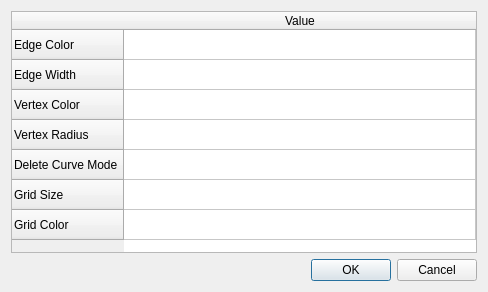
<?xml version="1.0" encoding="UTF-8"?>
<ui version="4.0">
 <class>ArrangementDemoPropertiesDialog</class>
 <widget class="QDialog" name="ArrangementDemoPropertiesDialog">
  <property name="geometry">
   <rect>
    <x>0</x>
    <y>0</y>
    <width>488</width>
    <height>292</height>
   </rect>
  </property>
  <property name="windowTitle">
   <string>Options</string>
  </property>
  <property name="windowIcon">
   <iconset resource="../rc/ArrangementDemoWindow.qrc">
    <normaloff>:/options.png</normaloff>:/options.png</iconset>
  </property>
  <layout class="QGridLayout" name="gridLayout">
   <item row="0" column="0">
    <widget class="QTableWidget" name="tableWidget">
     <property name="sizePolicy">
      <sizepolicy hsizetype="Expanding" vsizetype="Expanding">
       <horstretch>0</horstretch>
       <verstretch>0</verstretch>
      </sizepolicy>
     </property>
     <attribute name="horizontalHeaderStretchLastSection">
      <bool>true</bool>
     </attribute>
     <attribute name="verticalHeaderStretchLastSection">
      <bool>false</bool>
     </attribute>
     <row>
      <property name="text">
       <string>Edge Color</string>
      </property>
     </row>
     <row>
      <property name="text">
       <string>Edge Width</string>
      </property>
     </row>
     <row>
      <property name="text">
       <string>Vertex Color</string>
      </property>
     </row>
     <row>
      <property name="text">
       <string>Vertex Radius</string>
      </property>
     </row>
     <row>
      <property name="text">
       <string>Delete Curve Mode</string>
      </property>
     </row>
     <row>
      <property name="text">
       <string>Grid Size</string>
      </property>
     </row>
     <row>
      <property name="text">
       <string>Grid Color</string>
      </property>
     </row>
     <column>
      <property name="text">
       <string>Value</string>
      </property>
     </column>
    </widget>
   </item>
   <item row="1" column="0">
    <widget class="QDialogButtonBox" name="buttonBox">
     <property name="orientation">
      <enum>Qt::Horizontal</enum>
     </property>
     <property name="standardButtons">
      <set>QDialogButtonBox::Cancel|QDialogButtonBox::Ok</set>
     </property>
    </widget>
   </item>
  </layout>
 </widget>
 <resources>
  <include location="../rc/ArrangementDemoWindow.qrc"/>
 </resources>
 <connections>
  <connection>
   <sender>buttonBox</sender>
   <signal>accepted()</signal>
   <receiver>ArrangementDemoPropertiesDialog</receiver>
   <slot>accept()</slot>
   <hints>
    <hint type="sourcelabel">
     <x>248</x>
     <y>254</y>
    </hint>
    <hint type="destinationlabel">
     <x>157</x>
     <y>274</y>
    </hint>
   </hints>
  </connection>
  <connection>
   <sender>buttonBox</sender>
   <signal>rejected()</signal>
   <receiver>ArrangementDemoPropertiesDialog</receiver>
   <slot>reject()</slot>
   <hints>
    <hint type="sourcelabel">
     <x>316</x>
     <y>260</y>
    </hint>
    <hint type="destinationlabel">
     <x>286</x>
     <y>274</y>
    </hint>
   </hints>
  </connection>
 </connections>
</ui>
